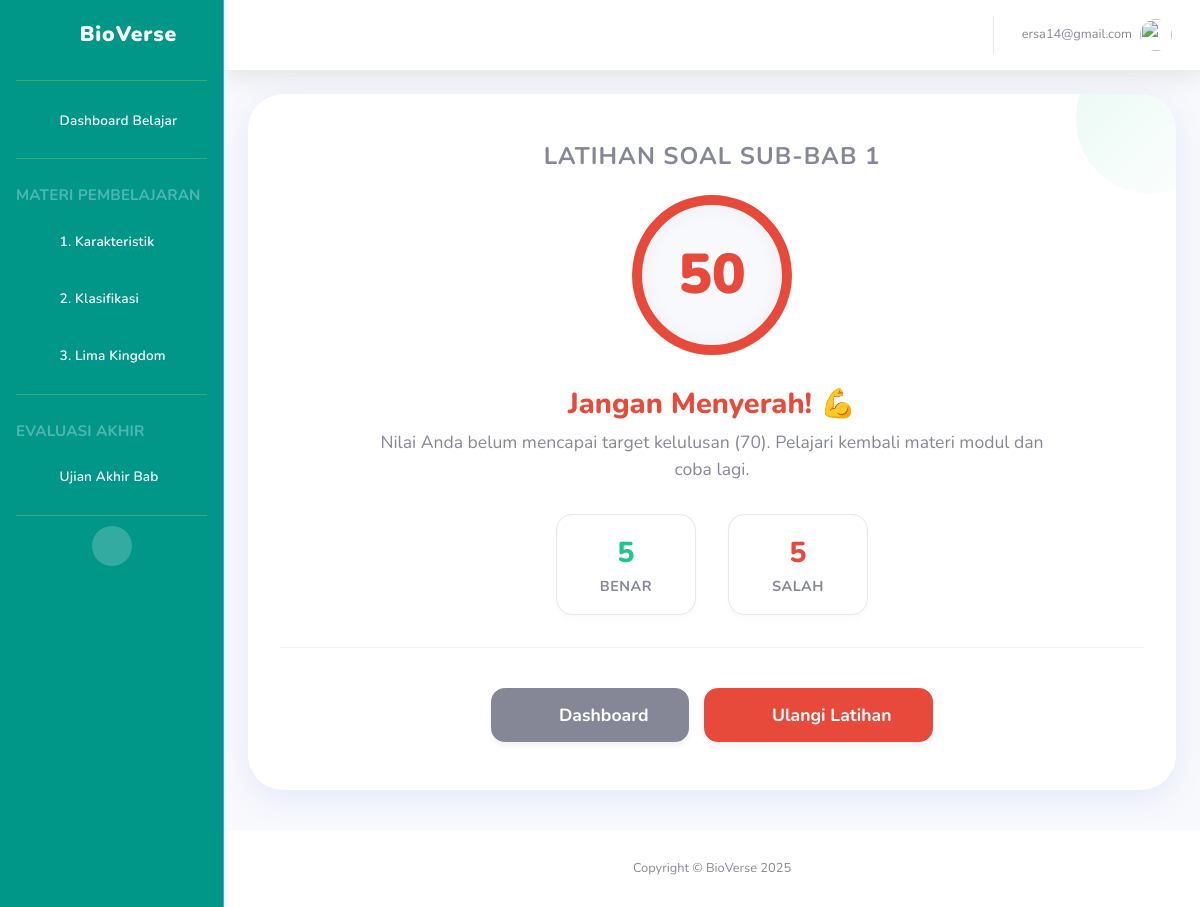
Before: /latihan/hasil/1/ (signed in) with the older database file.
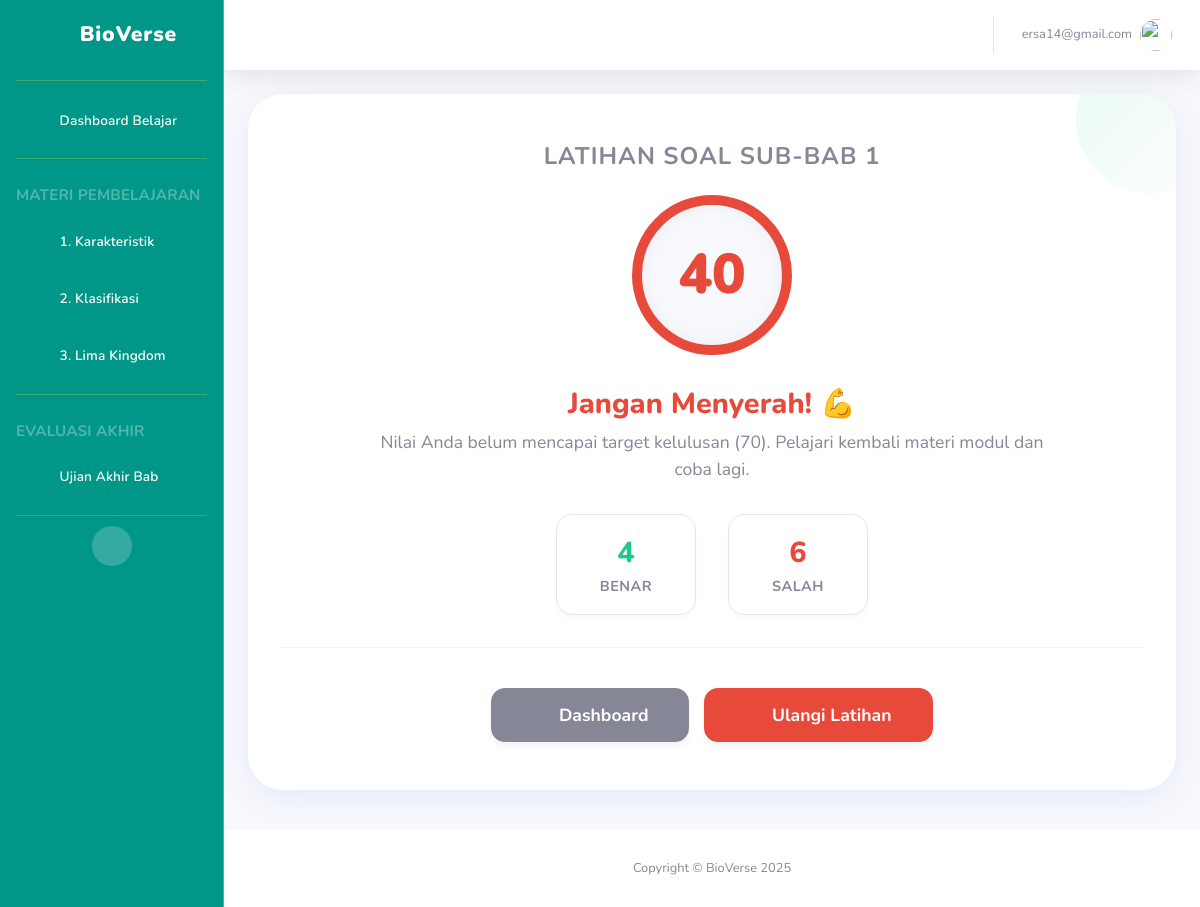
After: the same page with the newer database file.
### main/models.py (models this page shows)
class HasilLatihan(models.Model):
    siswa = models.ForeignKey(User, on_delete=models.CASCADE)
    latihan = models.ForeignKey(LatihanSoal, on_delete=models.CASCADE)
    skor = models.DecimalField(max_digits=5, decimal_places=2) # Skor 0-100

### main/views.py (the view)
# urls.py: path('latihan/hasil/<int:latihan_id>/', views.hasil_latihan_view, name='hasil_latihan'),
@login_required
def hasil_latihan_view(request, latihan_id):
    latihan = get_object_or_404(LatihanSoal, id=latihan_id)
    hasil = get_object_or_404(HasilLatihan, siswa=request.user, latihan=latihan)
    jawaban_siswa = JawabanSiswa.objects.filter(
        siswa=request.user, pertanyaan__latihan=latihan
    ).select_related("pertanyaan", "pilihan_dipilih")
    total_soal = jawaban_siswa.count()
    jawaban_benar = jawaban_siswa.filter(is_benar=True).count()
    jawaban_salah = total_soal - jawaban_benar
    context = {
        "latihan": latihan,
        "hasil": hasil,
        "jawaban_siswa": jawaban_siswa,
        "jawaban_benar": jawaban_benar,
        "jawaban_salah": jawaban_salah
    }
    return render(request, "main/siswa/hasil_latihan.html", context)

### main/templatetags/custom_tags.py (called while the page is built)
@register.simple_tag
def get_latihan_id(subbab_urutan):
    from main.models import LatihanSoal
    try:
        latihan = LatihanSoal.objects.get(subbab__urutan=subbab_urutan)
        return latihan.id
    except LatihanSoal.DoesNotExist:
        return None

@register.simple_tag
def get_pengayaan_id():
    from main.models import SoalPengayaan
    try:
        pengayaan = SoalPengayaan.objects.first()
        if pengayaan:
            return pengayaan.id
        return None
    except SoalPengayaan.DoesNotExist:
        return None

### main/templates/main/siswa/hasil_latihan.html (shortened to what this page needs)
{% extends 'main/base.html' %}
{% load static %}
{% block content %}
    <div class="learning-card">
        <h4 class="text-uppercase text-muted mb-4 font-weight-bold" style="letter-spacing: 1px;">
            {{ latihan.judul }}
        </h4>
        <div class="score-circle {% if hasil.skor >= 70 %}pass{% else %}fail{% endif %}">
            <span class="score-value">{{ hasil.skor|floatformat:0 }}</span>
        </div>
        {% if hasil.skor >= 70 %}
            <h2 class="result-title text-success">Luar Biasa! 🎉</h2>
            <p class="result-desc">
                Selamat! Anda telah berhasil menuntaskan latihan ini dengan sangat baik.
            </p>
        {% else %}
            <h2 class="result-title text-danger">Jangan Menyerah! 💪</h2>
            <p class="result-desc">
                Nilai Anda belum mencapai target kelulusan (70). Pelajari kembali materi modul dan coba lagi.
            </p>
        {% endif %}
        <div class="stats-container">
            <div class="stat-box">
                <span class="stat-value text-green">{{ jawaban_benar }}</span>
                <span class="stat-label">Benar</span>
            </div>
            <div class="stat-box">
                <span class="stat-value text-red">{{ jawaban_salah }}</span>
                <span class="stat-label">Salah</span>
            </div>
        </div>
        <div class="action-buttons">
            <a href="{% url 'siswa_dashboard' %}" class="btn btn-secondary btn-custom">
                <i class="fas fa-home mr-2"></i> Dashboard
            </a>
            {% if hasil.skor < 70 %}
            <a href="{% url 'latihan_soal' latihan.id %}" class="btn btn-danger btn-custom">
                <i class="fas fa-redo mr-2"></i> Ulangi Latihan
            </a>
            {% endif %}
        </div>
    </div>
{% endblock %}

Changed rows visible on the page:
changed HasilLatihan: skor "50" → "40"
Other visible differences:
{{ jawaban_benar }}: "5" → "4"
{{ jawaban_salah }}: "5" → "6"
